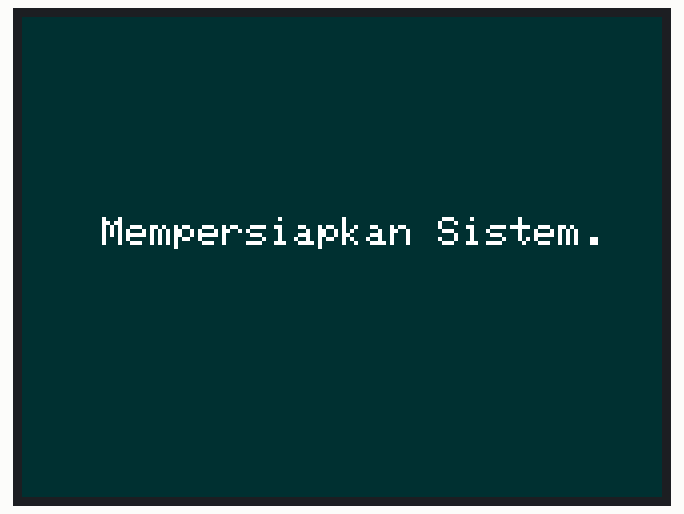
Recording of a sketch running on a simulated ESP32. On the bench: 320×240 colour display. The local clock reads 2024-03-15 10:24:30 at power-on unless the sketch sets it; random numbers use the default seed unless the sketch sets one.

Above: at 0.47 s.
At 4.1 s:
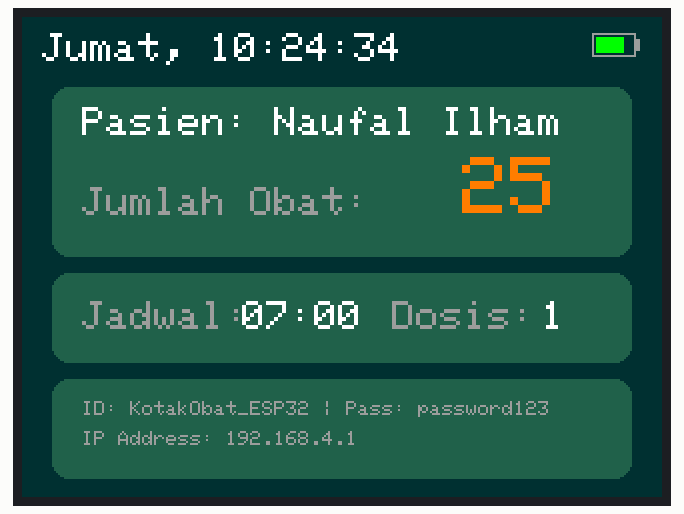
At 9.1 s:
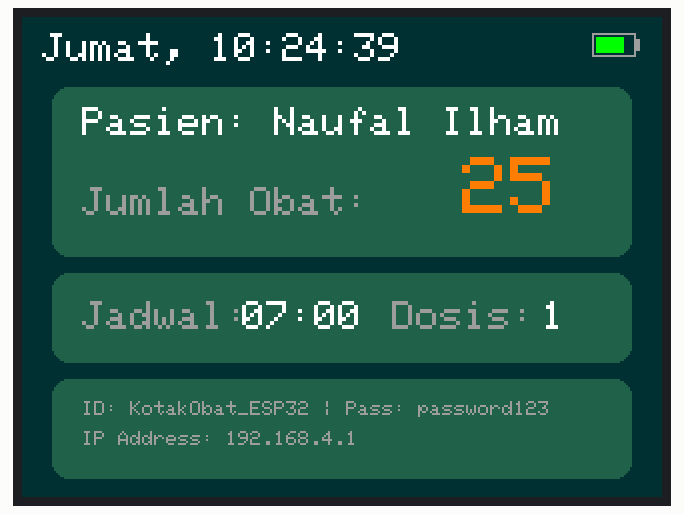
At 13.1 s:
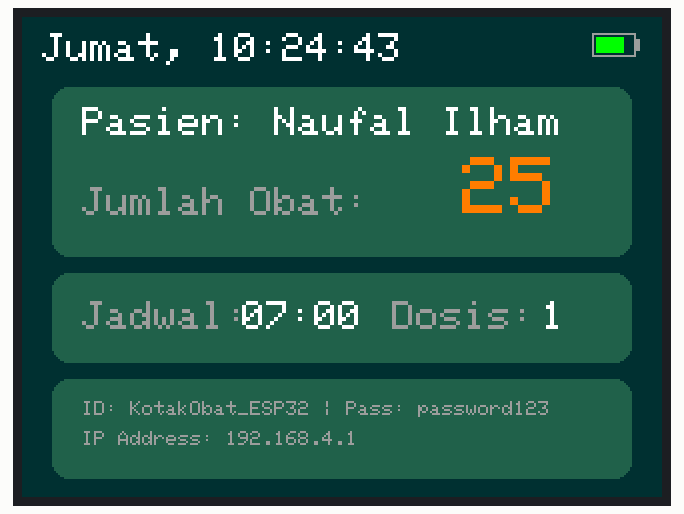
At 17.5 s:
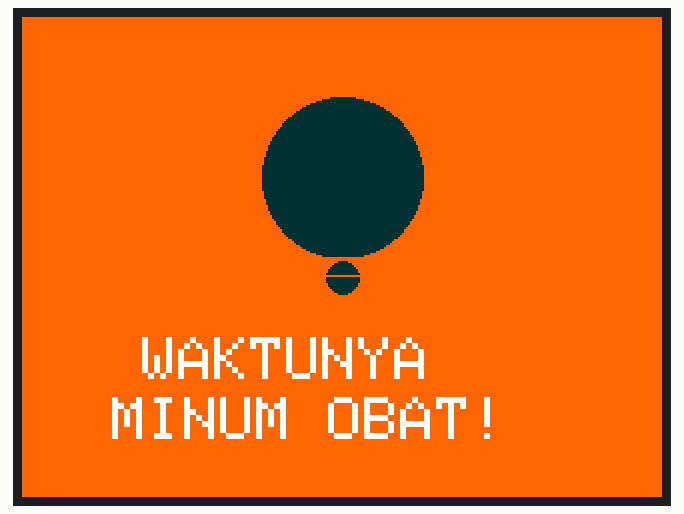
At 39.1 s:
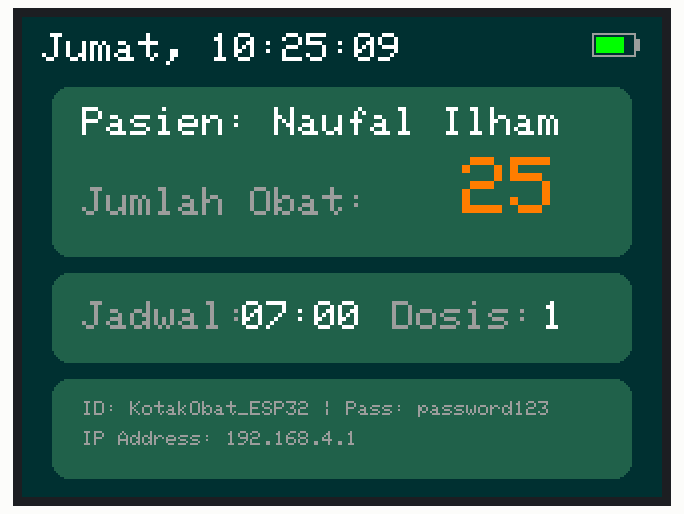

The sketch:

7_Test_TFT_Display.ino
```cpp
#include <Adafruit_GFX.h>
#include <Adafruit_ILI9341.h>
#include <SPI.h>
#include <Wire.h>
#include "RTClib.h"

// --- Definisi Pin TFT sesuai konfigurasi Anda ---
#define TFT_CS 26
#define TFT_DC 25
#define TFT_RST 27
#define TFT_MOSI 23
#define TFT_MISO 19
#define TFT_CLK 18

// --- Inisialisasi driver TFT dengan 6 argumen ---
Adafruit_ILI9341 tft = Adafruit_ILI9341(TFT_CS, TFT_DC, TFT_MOSI, TFT_CLK, TFT_RST, TFT_MISO);
RTC_DS3231 rtc;

// --- Definisi Warna UI/UX (Tema Kebiruan) ---
#define COLOR_BACKGROUND 0x0186   // Biru Tua Gelap
#define COLOR_CARD 0x2309         // Biru Sedikit Lebih Terang
#define COLOR_TEXT_HEADER 0xFFFF  // Putih
#define COLOR_TEXT_BODY 0x9CF3    // Abu-abu Terang
#define COLOR_ACCENT 0xFBE0       // Kuning

// --- Variabel State & Data Dummy ---
enum ScreenState { SCREEN_BOOT,
                   SCREEN_HOME,
                   SCREEN_POPUP };
ScreenState currentScreen = SCREEN_BOOT;
unsigned long screenTimer = 0;
char daysOfTheWeek[7][12] = { "Minggu", "Senin", "Selasa", "Rabu", "Kamis", "Jumat", "Sabtu" };
DateTime lastDisplayedTime;

// --- FUNGSI-FUNGSI TAMPILAN ---

void drawBatteryIcon(int x, int y, int percentage) {
  tft.drawRect(x, y, 22, 12, COLOR_TEXT_BODY);
  tft.fillRect(x + 22, y + 3, 2, 6, COLOR_TEXT_BODY);
  if (percentage > 0) {
    int barWidth = map(percentage, 0, 100, 0, 18);
    uint16_t barColor = (percentage < 20) ? ILI9341_RED : ILI9341_GREEN;
    tft.fillRect(x + 2, y + 2, barWidth, 8, barColor);
  }
}

void updateHomeScreenData() {
  DateTime now = rtc.now();
  if (now.second() != lastDisplayedTime.second()) {
    tft.setTextColor(COLOR_TEXT_HEADER, COLOR_BACKGROUND);
    tft.setTextSize(2);
    tft.setCursor(10, 8);

    tft.print(daysOfTheWeek[now.dayOfTheWeek()]);
    tft.print(", ");
    if (now.hour() < 10) tft.print('0');
    tft.print(now.hour());
    tft.print(":");
    if (now.minute() < 10) tft.print('0');
    tft.print(now.minute());
    tft.print(":");
    if (now.second() < 10) tft.print('0');
    tft.print(now.second());

    lastDisplayedTime = now;
  }
}

void drawHomeScreen() {
  tft.fillScreen(COLOR_BACKGROUND);
  drawBatteryIcon(285, 8, 82);

  // Kartu Utama (Nama & Jumlah Obat)
  tft.fillRoundRect(15, 35, 290, 85, 8, COLOR_CARD);
  tft.setTextColor(COLOR_TEXT_HEADER);
  tft.setTextSize(2);
  tft.setCursor(30, 45);
  tft.print("Pasien: Naufal Ilham");
  tft.setTextColor(COLOR_TEXT_BODY);
  tft.setCursor(30, 85);
  tft.print("Jumlah Obat:");
  tft.setTextColor(COLOR_ACCENT);
  tft.setTextSize(4);
  tft.setCursor(220, 70);
  tft.print("25");

  // Kartu Info (Jadwal & Dosis) dengan tata letak baru
  tft.fillRoundRect(15, 128, 290, 45, 8, COLOR_CARD);
  tft.setTextColor(COLOR_TEXT_BODY);
  tft.setTextSize(2);
  tft.setCursor(30, 142);
  tft.print("Jadwal:");
  tft.setCursor(185, 142);
  tft.print("Dosis:");
  tft.setTextColor(COLOR_TEXT_HEADER);
  tft.setCursor(110, 142);
  tft.print("07:00");
  tft.setCursor(260, 142);
  tft.print("1");

  // Kartu Jaringan (Web Server)
  tft.fillRoundRect(15, 181, 290, 50, 8, COLOR_CARD);
  tft.setTextColor(COLOR_TEXT_BODY);
  tft.setTextSize(1);
  tft.setCursor(30, 192);
  tft.print("ID: KotakObat_ESP32 | Pass: password123");
  tft.setCursor(30, 207);
  tft.print("IP Address: 192.168.4.1");
}

void drawPopupScreen() {
  uint16_t popupColors[] = { 0xFB20, ILI9341_DARKCYAN, ILI9341_PURPLE, 0x0433 };
  uint16_t randomBgColor = popupColors[random(4)];  // Simpan warna acak
  tft.fillScreen(randomBgColor);                    // Gunakan warna acak

  // Gambar ikon lonceng
  tft.fillCircle(160, 80, 40, COLOR_BACKGROUND);
  tft.fillRect(120, 75, 80, 5, COLOR_BACKGROUND);
  tft.fillCircle(160, 130, 8, COLOR_BACKGROUND);
  // [PERBAIKAN] Gunakan warna acak yang tersimpan untuk "menghapus" bagian dari lonceng
  tft.drawRect(150, 120, 20, 10, randomBgColor);

  // Teks Peringatan
  tft.setTextColor(COLOR_TEXT_HEADER);
  tft.setTextSize(3);
  tft.setCursor(60, 160);
  tft.print("WAKTUNYA");
  tft.setCursor(45, 190);
  tft.print("MINUM OBAT!");
}

void drawBootScreen() {
  tft.fillScreen(COLOR_BACKGROUND);
  tft.setTextColor(COLOR_TEXT_HEADER);
  tft.setTextSize(2);
  tft.setCursor(40, 100);
  tft.print("Mempersiapkan Sistem");
  for (int i = 0; i < 4; i++) {
    tft.print(".");
    delay(500);
  }
}

void setup() {
  Serial.begin(115200);
  tft.begin();

  if (rtc.begin()) {
    if (rtc.lostPower()) {
      rtc.adjust(DateTime(F(__DATE__), F(__TIME__)));
    }
  } else {
    Serial.println("RTC tidak ditemukan.");
  }

  tft.setRotation(3);
  randomSeed(analogRead(0));
}

void loop() {
  switch (currentScreen) {
    case SCREEN_BOOT:
      drawBootScreen();
      currentScreen = SCREEN_HOME;
      drawHomeScreen();
      screenTimer = millis();
      break;

    case SCREEN_HOME:
      updateHomeScreenData();
      if (millis() - screenTimer > 15000) {
        currentScreen = SCREEN_POPUP;
        drawPopupScreen();
        screenTimer = millis();
      }
      break;

    case SCREEN_POPUP:
      if (millis() - screenTimer > 10000) {
        currentScreen = SCREEN_HOME;
        drawHomeScreen();
        screenTimer = millis();
      }
      break;
  }
}
```

Measured:
- what the display in image 1 shows lasts 1.0 s, from 4.0 s to 5.0 s
- what the display in image 4 shows lasts 10.1 s, from 17.5 s to 27.6 s
